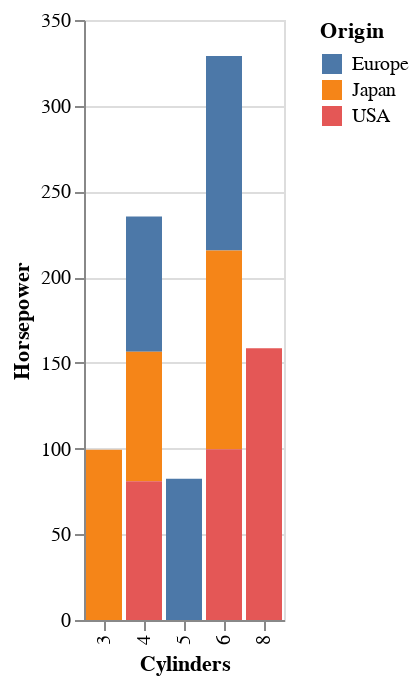

Notebook cell for this chart:
### Markdown cell above
# 선택시 레전드 사라지고 색깔 변하는 상태

### Code cell
origin_selector = alt.selection_point(fields=['Origin'], bind='legend')

chart_ap = (
    alt.Chart(chart_data_pdf)
        .transform_filter(origin_selector)
        .encode(
            x=alt.X('Cylinders:N'),
            y=alt.Y('Horsepower:Q'),
            color=alt.Color('Origin:N')
        )
        .mark_bar()
        .add_params(origin_selector)
)
chart_ap

### Figure 1 — Vega-Lite specification as saved in the notebook (floating-point values rounded to 4 significant figures)
{"config": {"view": {"continuousWidth": 300, "continuousHeight": 300}}, "data": {"name": "data-87f5eccea96ed0a4393f7c108430b551"}, "mark": {"type": "bar"}, "encoding": {"color": {"field": "Origin", "type": "nominal"}, "x": {"field": "Cylinders", "type": "nominal"}, "y": {"field": "Horsepower", "type": "quantitative"}}, "params": [{"name": "param_5", "select": {"type": "point", "fields": ["Origin"]}, "bind": "legend"}], "transform": [{"filter": {"param": "param_5"}}], "$schema": "https://vega.github.io/schema/vega-lite/v5.14.1.json", "datasets": {"data-87f5eccea96ed0a4393f7c108430b551": [{"Origin": "Europe", "Cylinders": 4, "Horsepower": 78.91}, {"Origin": "Europe", "Cylinders": 5, "Horsepower": 82.33}, {"Origin": "Europe", "Cylinders": 6, "Horsepower": 113.5}, {"Origin": "Japan", "Cylinders": 3, "Horsepower": 99.25}, {"Origin": "Japan", "Cylinders": 4, "Horsepower": 75.58}, {"Origin": "Japan", "Cylinders": 6, "Horsepower": 115.8}, {"Origin": "USA", "Cylinders": 4, "Horsepower": 80.96}, {"Origin": "USA", "Cylinders": 6, "Horsepower": 99.67}, {"Origin": "USA", "Cylinders": 8, "Horsepower": 158.5}]}}
